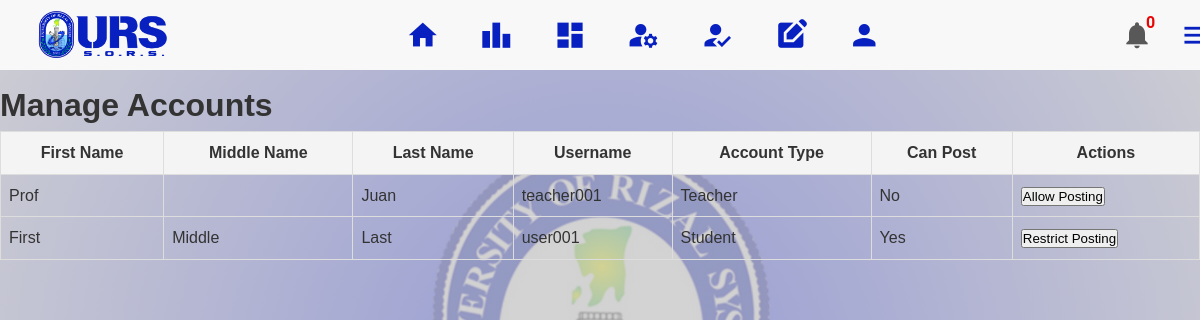
The page /_unused/redesign_before/manage_accounts.php (signed in) on the database its author committed.
### tables this page shows
CREATE TABLE `users` (
  `id` int(11) NOT NULL,
  `username` varchar(50) NOT NULL,
  `password` varchar(255) NOT NULL,
  `email` varchar(100) NOT NULL,
  `created_at` timestamp NOT NULL DEFAULT current_timestamp(),
  `profile_picture` varchar(255) DEFAULT 'default_profile.jpg',
  `cover_photo` varchar(255) DEFAULT 'default_cover.jpg',
  `role` enum('student','teacher','admin') DEFAULT 'student',
  `is_approved` tinyint(1) DEFAULT 0,
  `can_post` tinyint(1) NOT NULL DEFAULT 1,
  `first_name` varchar(50) NOT NULL,
  `middle_name` varchar(50) DEFAULT NULL,
  `last_name` varchar(50) NOT NULL
);

### _unused/redesign_before/manage_accounts.php (the view, shortened to what this page needs)
<?php
require_once __DIR__ . '/config.php';
$sql = "SELECT COUNT(*) AS unread_count FROM notifications WHERE user_id = ? AND is_read = 0";
$stmt = $conn->prepare($sql);
$stmt->bind_param("i", $_SESSION['user_id']);
$stmt->execute();
$notification_result = $stmt->get_result();
$notification_count = $notification_result->fetch_assoc()['unread_count'];
$sql = "SELECT id, first_name, middle_name, last_name, username, role, can_post FROM users WHERE role IN ('student', 'teacher')";
$result = $conn->query($sql);
?>
<!DOCTYPE html>
<html lang="en">
<head>
    <link rel="stylesheet" href="/assets/css/admin.css">
</head>
<body>
    <nav class="navbar">
        <div class="nav-container">
            <div class="logo">
                <a href="admin_home.php"><img src="/assets/images/sors_logo.png" alt=""></a>
            </div>
                <div class="nav-icons">
                    <a href="admin_home.php" class="nav-item">
                        <span class="material-icons" alt="Home">home</span>
                    </a>
                    <a href="admin_ranking.php" class="nav-item">
                        <span class="material-icons">leaderboard</span>
                    </a>
                    <a href="admin_dashboard.php" class="nav-item">
                        <span class="material-icons">dashboard</span>
                    </a>
                    <a href="manage_accounts.php" class="nav-item">
                        <span class="material-icons">manage_accounts</span>
                    </a>
                    <a href="admin_pendings.php" class="nav-item">
                        <span class="material-icons">how_to_reg</span>
                    </a>
                    <a href="admin_register.php" class="nav-item">
                        <span class="material-icons">edit_square</span>
                    </a>
                    <a href="admin_profile.php" class="nav-item">
                        <span class="material-icons">person</span>
                    </a>
                </div>
                <a href="notifications.php" class="notification-icon">
                    <span class="material-icons" >notifications</span>
                </a>
                <p class="notif-count"><strong><?php echo $notification_count; ?></strong></p>
                <span class="material-icons menu-button" id="menu-button">menu</span>
        </div>
    </nav>
    <h1>Manage Accounts</h1>
    <table>
        <thead>
            <tr>
                <th>First Name</th>
                <th>Middle Name</th>
                <th>Last Name</th>
                <th>Username</th>
                <th>Account Type</th>
                <th>Can Post</th>
                <th>Actions</th>
            </tr>
        </thead>
        <tbody>
            <?php
                while ($row = $result->fetch_assoc()): ?>
                <tr>
                    <td><?php echo htmlspecialchars($row['first_name']); ?></td>
                    <td><?php echo htmlspecialchars($row['middle_name'] ?? ''); ?></td>
                    <td><?php echo htmlspecialchars($row['last_name']); ?></td>
                    <td><?php echo htmlspecialchars($row['username']); ?></td>
                    <td><?php echo ucfirst($row['role']); ?></td>
                    <td><?php echo $row['can_post'] ? 'Yes' : 'No'; ?></td>
                    <td>
                        <form action="manage_accounts.php" method="POST" style="display:inline;">
                            <button type="submit">
                                <?php echo $row['can_post'] ? 'Restrict Posting' : 'Allow Posting'; ?>
                            </button>
                        </form>
                    </td>
                </tr>
            <?php endwhile; ?>
        </tbody>
    </table>
</body>
</html>

### _unused/redesign_before/assets/css/admin.css (style rules this page uses)
* { margin: 0; padding: 0; box-sizing: border-box; }
body { background-image: linear-gradient(rgba(197, 196, 196, 0.75), rgba(197, 196, 196, 0.75)), url("/assets/images/home_bg.png"); background-position: center; background-position-y: top; background-attachment: fixed; font-family: 'Arial', sans-serif; line-height: 1.6; color: #333; padding: 0; margin: 0; }
.navbar { top: 0; background-color: rgb(248, 248, 248); ; position: fixed; font-family: 'Roboto', sans-serif; height: 70px; width: 100%; z-index: 999; }
.nav-container { display: flex; width: 100%; }
a img { height: 55px; width: 150px; margin-top: 7px; margin-left: 28px; }
.nav-icons { margin-top: 19px; margin-left: 19%; margin-right: 20%; display: inline-flex; justify-content: center; gap: 2.5rem; }
.nav-item { text-decoration: none; color: #0820bf; transition: color 0.3s ease, transform 0.3s ease; }
.nav-item .material-icons { font-size: 2.1rem; }
.notification-icon span { margin-top: 19px; margin-right: -7px; font-size: 2.0rem; color: #585858; }
.notif-count { margin-top: 10px; color: #e70606; }
.menu-button { margin-top: 19px; margin-right: 20px; margin-left: 25px; font-size: 2.1rem; cursor: pointer; color: #0820bf; }

### _unused/redesign_before/manage_accounts.php (style rules this page uses)
body { margin-top: 80px; }
table { width: 100%; border-collapse: collapse; }
th, td { border: 1px solid #ddd; padding: 8px; }
th { background-color: #f4f4f4; }

### rows shown on the page
users: first_name "Prof", last_name "Juan", username "teacher001", role "Teacher", can_post "No"
users: first_name "First", middle_name "Middle", last_name "Last", username "user001", role "Student", can_post "Yes"

### other values the page prints
$notification_count "0"
